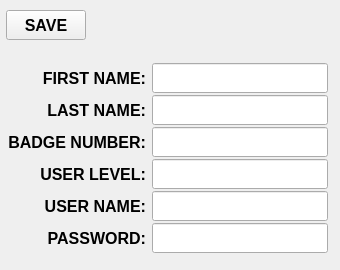
<?xml version="1.0" encoding="UTF-8"?>
<ui version="4.0">
 <class>editUser</class>
 <widget class="QWidget" name="editUser">
  <property name="geometry">
   <rect>
    <x>0</x>
    <y>0</y>
    <width>340</width>
    <height>270</height>
   </rect>
  </property>
  <property name="minimumSize">
   <size>
    <width>340</width>
    <height>270</height>
   </size>
  </property>
  <property name="font">
   <font>
    <pointsize>12</pointsize>
    <weight>75</weight>
    <italic>false</italic>
    <bold>true</bold>
   </font>
  </property>
  <property name="windowTitle">
   <string>Form</string>
  </property>
  <widget class="QWidget" name="layoutWidget">
   <property name="geometry">
    <rect>
     <x>6</x>
     <y>10</y>
     <width>327</width>
     <height>243</height>
    </rect>
   </property>
   <layout class="QVBoxLayout" name="verticalLayout">
    <property name="spacing">
     <number>6</number>
    </property>
    <item>
     <layout class="QHBoxLayout" name="horizontalLayout">
      <property name="rightMargin">
       <number>6</number>
      </property>
      <item>
       <widget class="QPushButton" name="pb_save">
        <property name="minimumSize">
         <size>
          <width>0</width>
          <height>30</height>
         </size>
        </property>
        <property name="text">
         <string>SAVE</string>
        </property>
        <property name="flat">
         <bool>false</bool>
        </property>
       </widget>
      </item>
      <item>
       <spacer name="horizontalSpacer">
        <property name="orientation">
         <enum>Qt::Horizontal</enum>
        </property>
        <property name="sizeHint" stdset="0">
         <size>
          <width>40</width>
          <height>20</height>
         </size>
        </property>
       </spacer>
      </item>
     </layout>
    </item>
    <item>
     <spacer name="verticalSpacer">
      <property name="orientation">
       <enum>Qt::Vertical</enum>
      </property>
      <property name="sizeHint" stdset="0">
       <size>
        <width>20</width>
        <height>40</height>
       </size>
      </property>
     </spacer>
    </item>
    <item>
     <layout class="QFormLayout" name="formLayout">
      <property name="verticalSpacing">
       <number>2</number>
      </property>
      <item row="0" column="0">
       <widget class="QLabel" name="label">
        <property name="minimumSize">
         <size>
          <width>140</width>
          <height>30</height>
         </size>
        </property>
        <property name="text">
         <string>FIRST NAME:</string>
        </property>
        <property name="alignment">
         <set>Qt::AlignRight|Qt::AlignTrailing|Qt::AlignVCenter</set>
        </property>
       </widget>
      </item>
      <item row="0" column="1">
       <widget class="vkILine" name="le_firstName">
        <property name="minimumSize">
         <size>
          <width>176</width>
          <height>30</height>
         </size>
        </property>
        <property name="maximumSize">
         <size>
          <width>74</width>
          <height>30</height>
         </size>
        </property>
       </widget>
      </item>
      <item row="1" column="0">
       <widget class="QLabel" name="label_5">
        <property name="minimumSize">
         <size>
          <width>140</width>
          <height>30</height>
         </size>
        </property>
        <property name="text">
         <string>LAST NAME:</string>
        </property>
        <property name="alignment">
         <set>Qt::AlignRight|Qt::AlignTrailing|Qt::AlignVCenter</set>
        </property>
       </widget>
      </item>
      <item row="1" column="1">
       <widget class="vkILine" name="le_lastName">
        <property name="minimumSize">
         <size>
          <width>176</width>
          <height>30</height>
         </size>
        </property>
        <property name="maximumSize">
         <size>
          <width>74</width>
          <height>30</height>
         </size>
        </property>
       </widget>
      </item>
      <item row="2" column="0">
       <widget class="QLabel" name="label_4">
        <property name="minimumSize">
         <size>
          <width>140</width>
          <height>30</height>
         </size>
        </property>
        <property name="text">
         <string>BADGE NUMBER:</string>
        </property>
        <property name="alignment">
         <set>Qt::AlignRight|Qt::AlignTrailing|Qt::AlignVCenter</set>
        </property>
       </widget>
      </item>
      <item row="2" column="1">
       <widget class="vkILine" name="le_badgeNum">
        <property name="minimumSize">
         <size>
          <width>176</width>
          <height>30</height>
         </size>
        </property>
        <property name="maximumSize">
         <size>
          <width>74</width>
          <height>30</height>
         </size>
        </property>
       </widget>
      </item>
      <item row="3" column="0">
       <widget class="QLabel" name="label_3">
        <property name="minimumSize">
         <size>
          <width>140</width>
          <height>30</height>
         </size>
        </property>
        <property name="text">
         <string>USER LEVEL:</string>
        </property>
        <property name="alignment">
         <set>Qt::AlignRight|Qt::AlignTrailing|Qt::AlignVCenter</set>
        </property>
       </widget>
      </item>
      <item row="3" column="1">
       <widget class="vkILine" name="le_userLevel">
        <property name="minimumSize">
         <size>
          <width>176</width>
          <height>30</height>
         </size>
        </property>
        <property name="maximumSize">
         <size>
          <width>74</width>
          <height>30</height>
         </size>
        </property>
       </widget>
      </item>
      <item row="5" column="0">
       <widget class="QLabel" name="label_2">
        <property name="minimumSize">
         <size>
          <width>140</width>
          <height>30</height>
         </size>
        </property>
        <property name="text">
         <string>PASSWORD:</string>
        </property>
        <property name="alignment">
         <set>Qt::AlignRight|Qt::AlignTrailing|Qt::AlignVCenter</set>
        </property>
       </widget>
      </item>
      <item row="5" column="1">
       <widget class="vkILine" name="le_passWord">
        <property name="minimumSize">
         <size>
          <width>176</width>
          <height>30</height>
         </size>
        </property>
        <property name="maximumSize">
         <size>
          <width>74</width>
          <height>30</height>
         </size>
        </property>
        <property name="echoMode">
         <enum>QLineEdit::Password</enum>
        </property>
       </widget>
      </item>
      <item row="4" column="0">
       <widget class="QLabel" name="label_6">
        <property name="minimumSize">
         <size>
          <width>140</width>
          <height>30</height>
         </size>
        </property>
        <property name="text">
         <string>USER NAME:</string>
        </property>
        <property name="alignment">
         <set>Qt::AlignRight|Qt::AlignTrailing|Qt::AlignVCenter</set>
        </property>
       </widget>
      </item>
      <item row="4" column="1">
       <widget class="vkILine" name="le_loginName">
        <property name="minimumSize">
         <size>
          <width>176</width>
          <height>30</height>
         </size>
        </property>
        <property name="maximumSize">
         <size>
          <width>74</width>
          <height>30</height>
         </size>
        </property>
       </widget>
      </item>
     </layout>
    </item>
   </layout>
  </widget>
 </widget>
 <customwidgets>
  <customwidget>
   <class>vkILine</class>
   <extends>QLineEdit</extends>
   <header>vkiline.h</header>
  </customwidget>
 </customwidgets>
 <resources/>
 <connections/>
</ui>
